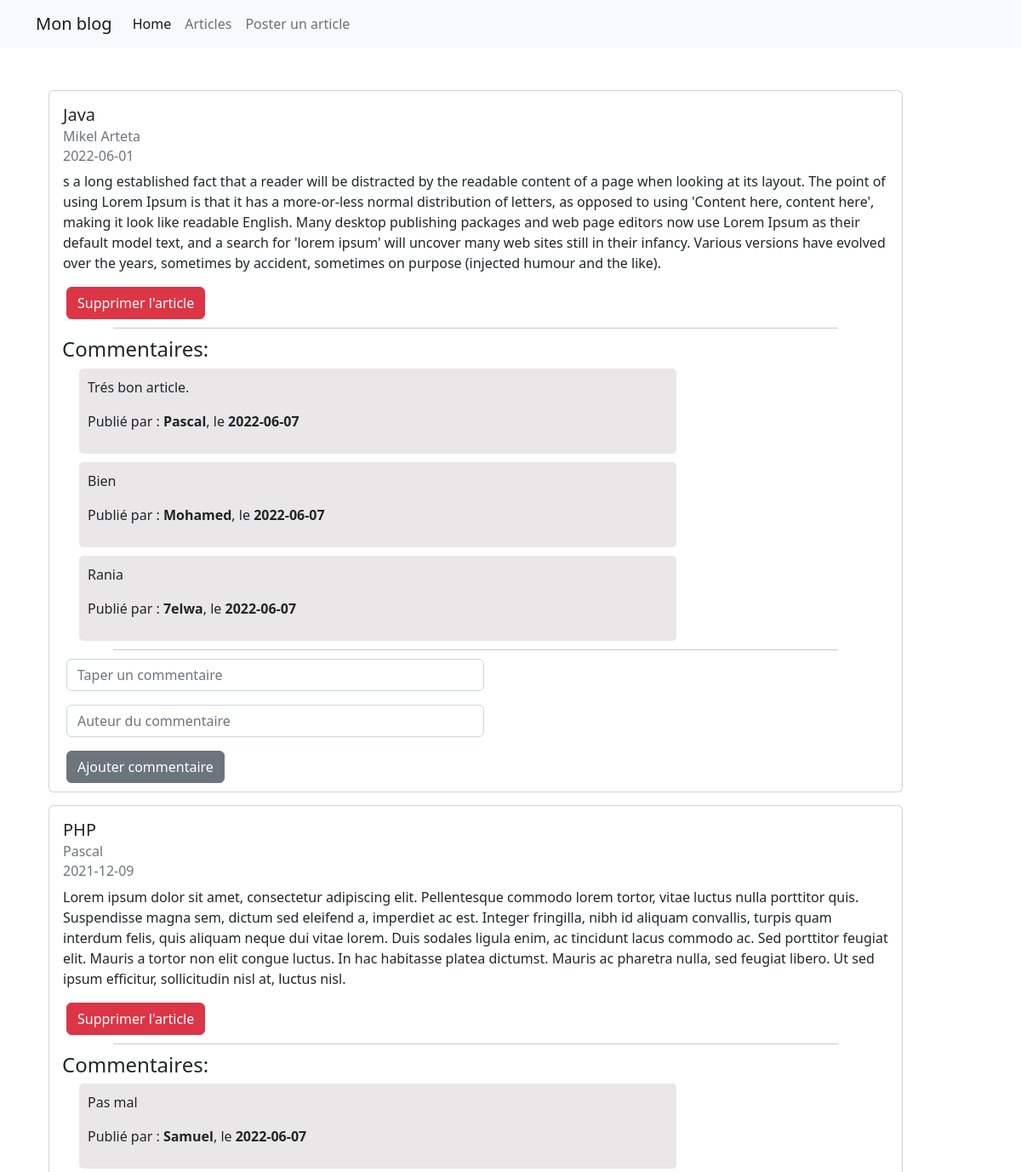
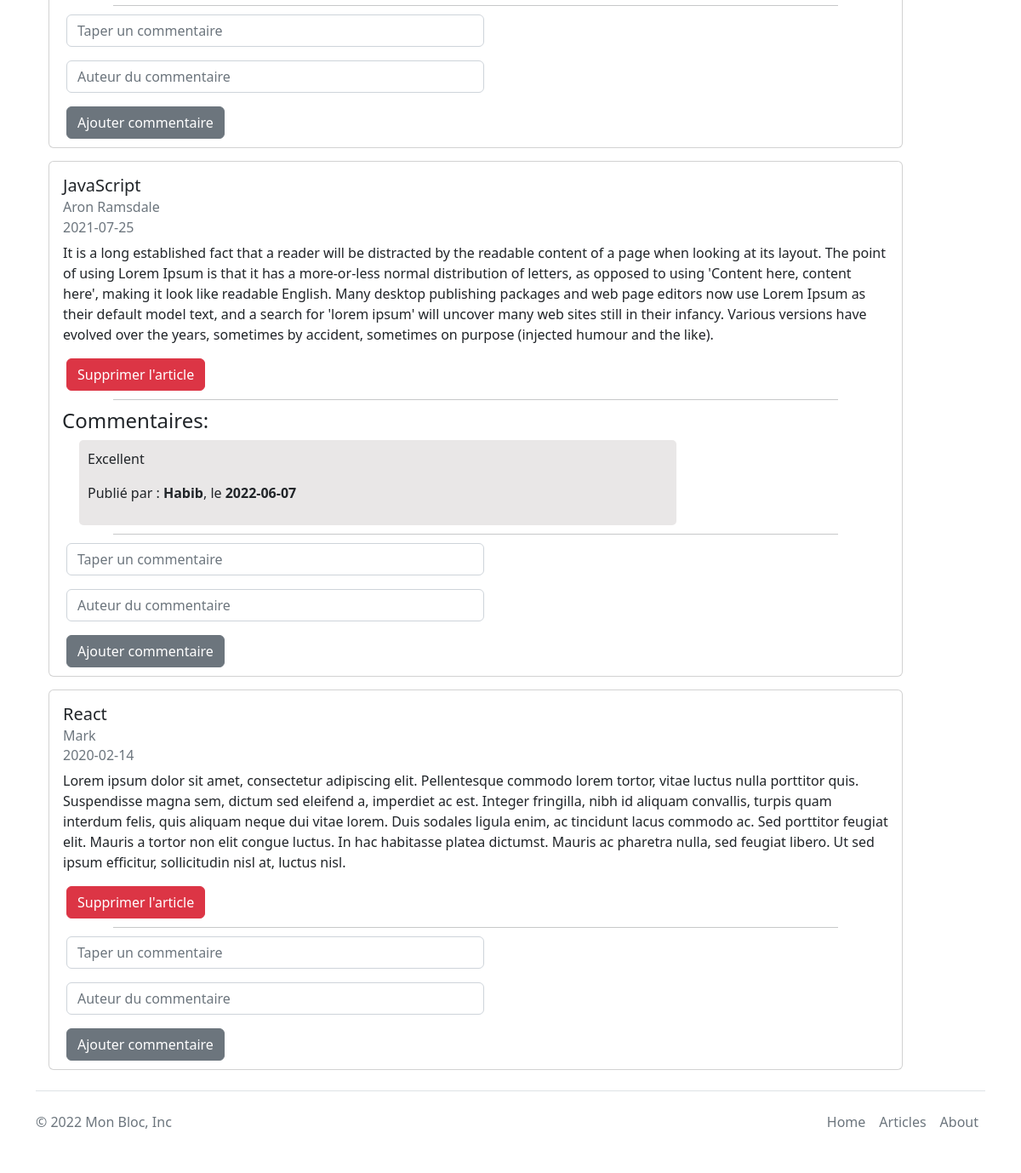
The app's page /articles.php with its own data (2 pictures, top to bottom).
### tables this page shows
CREATE TABLE `articles` (
  `id` int(11) NOT NULL,
  `titre` varchar(255) NOT NULL,
  `texte` text NOT NULL,
  `auteur` varchar(255) NOT NULL,
  `date_publication` date NOT NULL
);

CREATE TABLE `commentaires` (
  `id` int(11) NOT NULL,
  `texte` text NOT NULL,
  `auteur` varchar(255) NOT NULL,
  `date_publication` date NOT NULL,
  `article_id` int(11) NOT NULL
);

### utils.php (called while the page is built, shortened)
<?php
$articlesStatement = $db->prepare('SELECT * FROM articles');
$articlesStatement->execute();
$articles = $articlesStatement->fetchAll();
usort($articles, 'date_compare');
function getArticles($n=null){
    global $articles;
    foreach($articles as $article){
        if(strtotime($article['date_publication']) < time()){
            $tab[] = $article;
        }
    }
    if($n === null || $n >= count($tab) || $n <= 0){
           return $tab;
    }
    }
?>

### showArticles.php (the view, shortened to what this page needs)
<?php foreach($listArticles as $article):?>
            <div class="card" style="width: 90%;margin: 15px;">
                <div class="card-body">
                    <h5 class="card-title"><?php echo $article['titre']; ?></h5>
                    <h6 class="card-subtitle mb-2 text-muted"><?php echo $article['auteur']; ?></h6>
                    <h6 class="card-subtitle mb-2 text-muted"><?php echo $article['date_publication']; ?></h6>
                    <p class="card-text"><?php echo $article['texte']; ?></p>
                </div>
                <div style="margin-left:20px;margin-bottom:10px;">
                    <a  class="btn btn-danger" href="delete_post.php?id=<?php echo $article['id']?>">Supprimer l'article</a>
                </div>
                <hr style="width:85%;margin:auto;margin-bottom:10px">
                <?php
                $commentsStatement = $db->prepare('SELECT * FROM commentaires WHERE article_id = :id');
                $commentsStatement->execute([
                    'id'=>$article['id']
                ]);
                $comments = $commentsStatement->fetchAll();
                 ?>
                <?php if($comments):?>
                <h4 style="margin-left:15px">Commentaires:</h4>
                <?php foreach($comments as $comment):?>
                    <div style="margin-left:35px;background-color:rgb(233, 231, 231);margin-bottom:10px;padding:10px;border-radius:5px 5px;width:70%;">
                    <p><?php echo $comment['texte'] ?></p>
                    <p>Publié par : <strong> <?php echo $comment['auteur'] ?></strong>, le <strong><?php echo $comment['date_publication'] ?></strong></p>
                    </div>
                <?php endforeach ?>
                <hr style="width:85%;margin:auto;margin-bottom:10px">
                <?php endif ?>
                <form action="addComment.php" method="post" style="margin-bottom:10px;margin-left:20px;">
                    <div class="mb-3 d-flex">
                        <input type="text" name="comment" style="width:50%;" class="form-control" id="exampleFormControlInput1" placeholder="Taper un commentaire">
                    </div>
                    <div class="mb-3 d-flex">
                        <input type="text" name="auteur" style="width:50%;" class="form-control" id="exampleFormControlInput1" placeholder="Auteur du commentaire">
                    </div>
                    <button type="submit" name="addComment" class="btn btn-secondary">Ajouter commentaire</button>
                </form>
            </div>
<?php endforeach ?>

### records on screen
articles: titre "Java", auteur "Mikel Arteta", date_publication "2022-06-01", texte "s a long established fact that a reader will be distracted by the readable content of a page when looking at its layout. The point of using Lorem Ipsum is that it has a more-or-less normal distribution of letters, as opposed to using 'Content here, content here', making it look like readable English. Many desktop publishing packages and web page editors now use Lorem Ipsum as their default model text, and a search for 'lorem ipsum' will uncover many web sites still in their infancy. Various versions have evolved over the years, sometimes by accident, sometimes on purpose (injected humour and the like)."
commentaires: texte "Trés bon article.", auteur "Pascal", date_publication "2022-06-07"
commentaires: texte "Bien", auteur "Mohamed", date_publication "2022-06-07"
commentaires: texte "Rania", auteur "7elwa", date_publication "2022-06-07"
articles: titre "PHP", auteur "Pascal", date_publication "2021-12-09", texte "Lorem ipsum dolor sit amet, consectetur adipiscing elit. Pellentesque commodo lorem tortor, vitae luctus nulla porttitor quis. Suspendisse magna sem, dictum sed eleifend a, imperdiet ac est. Integer fringilla, nibh id aliquam convallis, turpis quam interdum felis, quis aliquam neque dui vitae lorem. Duis sodales ligula enim, ac tincidunt lacus commodo ac. Sed porttitor feugiat elit. Mauris a tortor non elit congue luctus. In hac habitasse platea dictumst. Mauris ac pharetra nulla, sed feugiat libero. Ut sed ipsum efficitur, sollicitudin nisl at, luctus nisl."
commentaires: texte "Pas mal", auteur "Samuel", date_publication "2022-06-07"
articles: titre "JavaScript", auteur "Aron Ramsdale", date_publication "2021-07-25", texte "It is a long established fact that a reader will be distracted by the readable content of a page when looking at its layout. The point of using Lorem Ipsum is that it has a more-or-less normal distribution of letters, as opposed to using 'Content here, content here', making it look like readable English. Many desktop publishing packages and web page editors now use Lorem Ipsum as their default model text, and a search for 'lorem ipsum' will uncover many web sites still in their infancy. Various versions have evolved over the years, sometimes by accident, sometimes on purpose (injected humour and the like)."
commentaires: texte "Excellent", auteur "Habib", date_publication "2022-06-07"
articles: titre "React", auteur "Mark", date_publication "2020-02-14", texte "Lorem ipsum dolor sit amet, consectetur adipiscing elit. Pellentesque commodo lorem tortor, vitae luctus nulla porttitor quis. Suspendisse magna sem, dictum sed eleifend a, imperdiet ac est. Integer fringilla, nibh id aliquam convallis, turpis quam interdum felis, quis aliquam neque dui vitae lorem. Duis sodales ligula enim, ac tincidunt lacus commodo ac. Sed porttitor feugiat elit. Mauris a tortor non elit congue luctus. In hac habitasse platea dictumst. Mauris ac pharetra nulla, sed feugiat libero. Ut sed ipsum efficitur, sollicitudin nisl at, luctus nisl."
